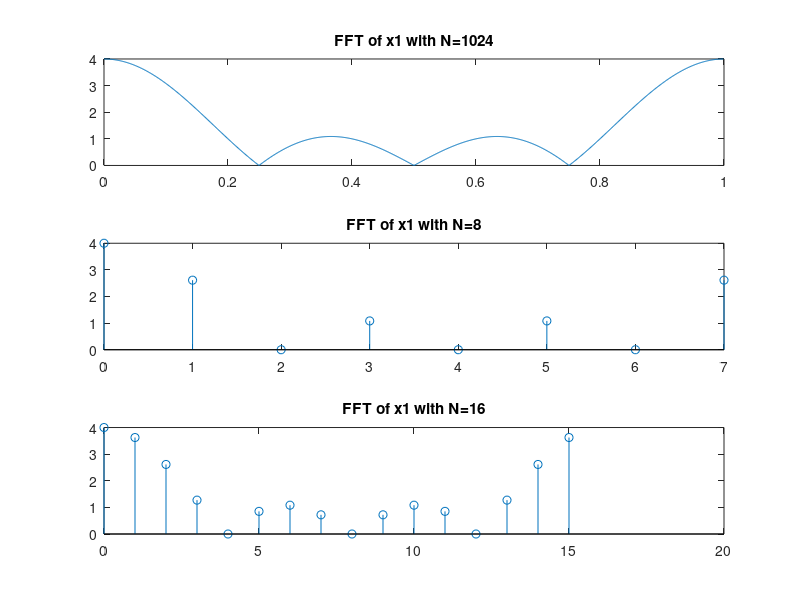
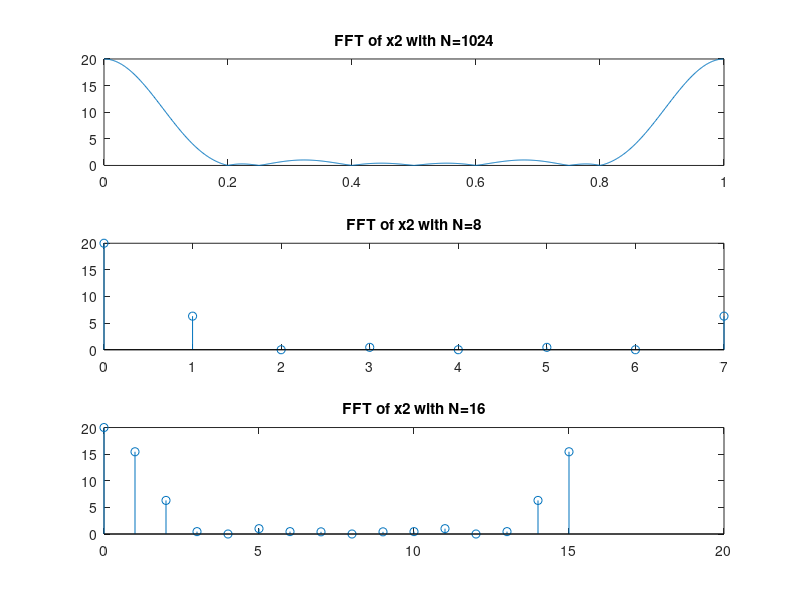
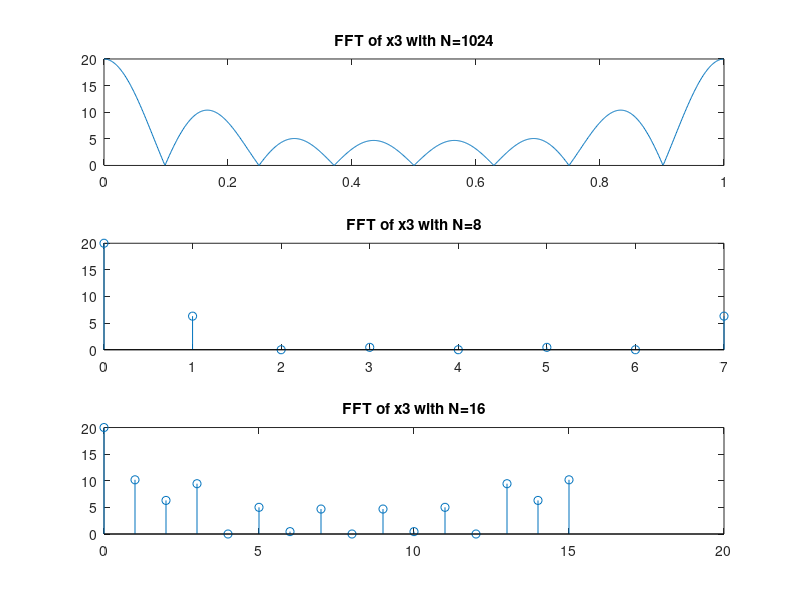

The MATLAB source for these figures, in order:
% Clear workspace and command window
clear
clc

% Define the index variable xn from 0 to 1023
xn = 0:1023;

% Initialize three signals x1, x2, and x3 with zeros
x1 = zeros(1,1024);
x2 = zeros(1,1024);
x3 = zeros(1,1024);

% Define the signal x1: set to 1 for indices 0 to 3
x1((xn<=3)) = 1;

% Define the signal x2:
% - Set to xn + 1 for indices 0 to 3
% - Set to 8 - xn for indices 4 to 7
x2((xn<=3)) = xn((xn<=3)) + 1;
x2((xn>=4) & (xn<=7)) = 8 - xn((xn>=4) & (xn<=7));

% Define the signal x3:
% - Set to 4 - xn for indices 0 to 3
% - Set to xn - 3 for indices 4 to 7
x3((xn<=3)) = 4 - xn((xn<=3));
x3((xn>=4) & (xn<=7)) = xn((xn>=4) & (xn<=7)) - 3;

% Store the signals and their titles in cell arrays
signals = {x1, x2, x3};
titles = {'x1', 'x2', 'x3'};

% Define an array of FFT lengths to be used
N_values = [1024, 8, 16];

% Loop through each signal
for i = 1:3
    % Create a new figure for each signal
    figure
    % Loop through each FFT length
    for j = 1:3
        % Get the current FFT length
        N = N_values(j);
        % Compute the FFT of the current signal with the current length
        Xk = fft(signals{i}, N);
        % Create a subplot for the current FFT result
        subplot(3, 1, j);
        % Plot the magnitude of the FFT result
        if N == 1024
            % Use plot for N=1024
            plot(xn(1:N)/N, abs(Xk));
        else
            % Use stem for N=8 and N=16
            stem(xn(1:N), abs(Xk));
        end
        % Title the subplot with the corresponding signal name and FFT length
        title(['FFT of ', titles{i}, ' with N=', num2str(N)]);
    end
end
